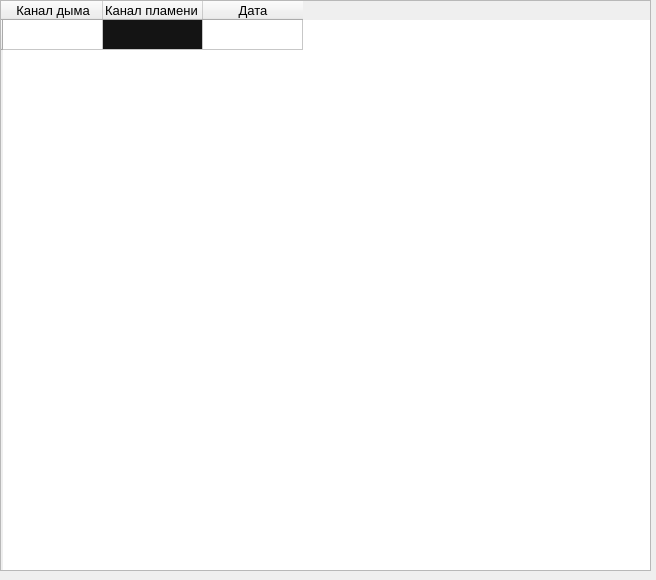
<?xml version="1.0" encoding="UTF-8"?>
<ui version="4.0">
 <class>Dialog</class>
 <widget class="QDialog" name="Dialog">
  <property name="geometry">
   <rect>
    <x>0</x>
    <y>0</y>
    <width>656</width>
    <height>580</height>
   </rect>
  </property>
  <property name="windowTitle">
   <string>Dialog</string>
  </property>
  <widget class="QTableWidget" name="tableWidget">
   <property name="geometry">
    <rect>
     <x>0</x>
     <y>0</y>
     <width>651</width>
     <height>571</height>
    </rect>
   </property>
   <row>
    <property name="text">
     <string/>
    </property>
   </row>
   <column>
    <property name="text">
     <string>Канал дыма</string>
    </property>
    <property name="font">
     <font>
      <pointsize>10</pointsize>
     </font>
    </property>
   </column>
   <column>
    <property name="text">
     <string>Канал пламени</string>
    </property>
    <property name="font">
     <font>
      <family>Segoe UI</family>
      <pointsize>10</pointsize>
      <weight>50</weight>
      <italic>false</italic>
      <bold>false</bold>
      <underline>false</underline>
      <strikeout>false</strikeout>
     </font>
    </property>
    <property name="textAlignment">
     <set>AlignLeading|AlignVCenter</set>
    </property>
   </column>
   <column>
    <property name="text">
     <string>Дата</string>
    </property>
    <property name="font">
     <font>
      <pointsize>10</pointsize>
     </font>
    </property>
   </column>
   <item row="0" column="1">
    <property name="text">
     <string/>
    </property>
    <property name="background">
     <brush brushstyle="SolidPattern">
      <color alpha="255">
       <red>20</red>
       <green>20</green>
       <blue>20</blue>
      </color>
     </brush>
    </property>
    <property name="foreground">
     <brush brushstyle="NoBrush">
      <color alpha="255">
       <red>0</red>
       <green>0</green>
       <blue>0</blue>
      </color>
     </brush>
    </property>
   </item>
   <item row="0" column="2">
    <property name="text">
     <string/>
    </property>
   </item>
  </widget>
 </widget>
 <resources/>
 <connections/>
</ui>
